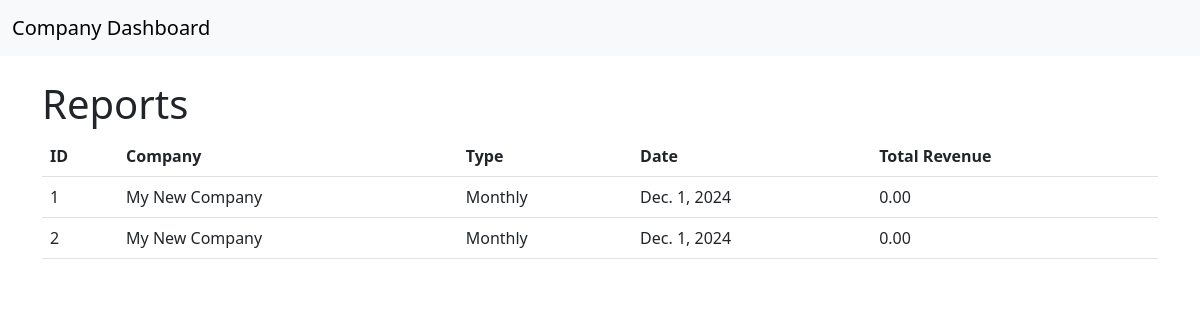
Page /api/company/reports/ on the committed database.
### company/models.py (models this page shows, shortened)
class ReportForCompany(models.Model):
    REPORT_CHOICES = [
        ('daily', 'Daily'),
        ('monthly', 'Monthly'),
        ('yearly', 'Yearly'),
    ]
    company = models.ForeignKey(Company, on_delete=models.CASCADE, related_name='reports')
    report_type = models.CharField(max_length=10, choices=REPORT_CHOICES)
    date = models.DateField(default=timezone.now)
    total_revenue = models.DecimalField(max_digits=10, decimal_places=2, default=0)

class Company(models.Model):
    user = models.OneToOneField('users.User', on_delete=models.CASCADE, related_name='company_user')
    name = models.CharField(max_length=100)
    description = models.TextField(blank=True, null=True)
    address = models.TextField(blank=True, null=True)
    contact = models.CharField(max_length=13)

### company/views.py (the view)
# urls.py: path('company/reports/', report_list, name='report_list'),
def report_list(request):
    reports = ReportForCompany.objects.all()
    return render(request, 'report_list.html', {'reports': reports})

### templates/report_list.html (shortened to what this page needs)
{% extends "baseCompany.html" %}
{% block content %}
<h1>Reports</h1>
<table class="table">
    <thead>
        <tr>
            <th>ID</th>
            <th>Company</th>
            <th>Type</th>
            <th>Date</th>
            <th>Total Revenue</th>
        </tr>
    </thead>
    <tbody>
        {% for report in reports %}
        <tr>
            <td>{{ report.id }}</td>
            <td>{{ report.company.name }}</td>
            <td>{{ report.get_report_type_display }}</td>
            <td>{{ report.date }}</td>
            <td>{{ report.total_revenue }}</td>
        </tr>
        {% endfor %}
    </tbody>
</table>
{% endblock %}

### templates/baseCompany.html (shortened to what this page needs)
<!DOCTYPE html>
<html lang="en">
<head>
    <link href="https://cdn.jsdelivr.net/npm/bootstrap@5.3.0-alpha1/dist/css/bootstrap.min.css" rel="stylesheet">
</head>
<body>
    <nav class="navbar navbar-expand-lg navbar-light bg-light">
        <div class="container-fluid">
            <a class="navbar-brand" href="#">Company Dashboard</a>
        </div>
    </nav>
    <div class="container mt-4">
        {% block content %}
        {% endblock %}
    </div>
</body>
</html>

### rows in the picture
ReportForCompany: id "1", company.name "My New Company", report_type "Monthly", date "Dec. 1, 2024", total_revenue "0.00"
ReportForCompany: id "2", company.name "My New Company", report_type "Monthly", date "Dec. 1, 2024", total_revenue "0.00"
